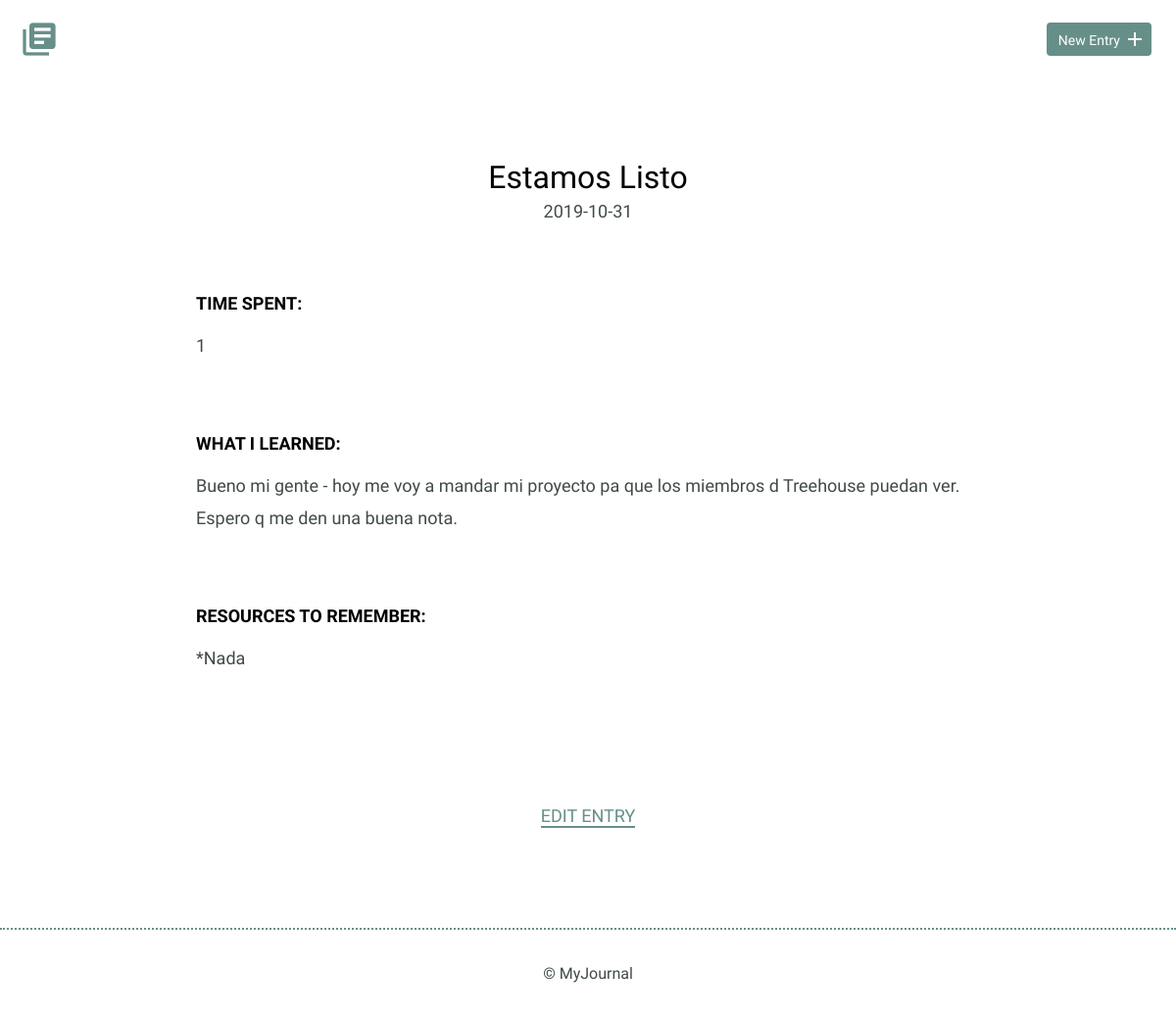
The app's page /detail.php?id=29 with its own data.
### tables this page shows
CREATE TABLE "entries" (
	`id`	INTEGER,
	`title`	TEXT,
	`date`	TEXT,
	`time_spent`	INTEGER,
	`learned`	BLOB,
	`resources`	BLOB,
	PRIMARY KEY(`id`)
);

### inc/functions.php (called while the page is built, shortened)
<?php
function get_entry($id){
    include 'connection.php';
$sql = 'SELECT id,title,date,time_spent,learned,resources FROM entries WHERE id = ?';
try{
    $results = $db->prepare($sql);
    $results->bindValue(1, $id, PDO::PARAM_INT);
    $results->execute();
} catch (Exception $e) {
    echo "Error!: " . $e->getMessage() . "<br />";
    return false;
  }
return $results->fetch();
}

### detail.php (the view)
<?php
require 'inc/functions.php';
include 'inc/header.php';
$id = filter_input(INPUT_GET, 'id', FILTER_SANITIZE_NUMBER_INT);
$selected=get_entry($id);
?>
<!DOCTYPE html>
<html>
        <section>
            <div class="container">
                <div class="entry-list single">
                    <article>
                        <h2><?php echo $selected['title']; ?></h2>
                        <time datetime="<?php echo $selected['date'];?>"><?php echo $selected['date'];?></time>
                        <div class="entry">
                            <h3>Time Spent: </h3>
                            <p><?php echo $selected['time_spent'];?></p>
                        </div>
                        <div class="entry">
                            <h3>What I Learned:</h3>
                            <p><?php echo $selected['learned']?></p>
                        </div>
                        <div class="entry">
                            <h3>Resources to Remember:</h3>
                            <p><?php echo $selected['resources'];?></p>
                        </div>
                    </article>
                </div>
            </div>
            <div class="edit">
                <p><a href="edit.php?id=<?php echo $id; ?>">Edit Entry</a></p>
        </div>
        </section>
      <?php include 'inc/footer.php'; ?>
</html>

### css/site.css (style rules this page uses)
body { font-size: 16px; color: #404a49; font-family: 'Cousine', serif; font-weight: 400; }
.container { margin: 0 auto; padding: 0 25px; }
h1, h2, h3 { margin: 0; font-weight: 400; line-height: 1em; color: #000; }
h2 { font-size: 32px; }
h3 { font-size: 18px; font-family: 'Work Sans', serif; font-weight: 600; text-transform: uppercase; }
p { line-height: 1.8em; font-size: 18px; }
p a { border-bottom: 2px solid #678f89; padding: 0; color: #678f89; text-decoration: none; }
.entry-list, .edit-entry, .new-entry { max-width: 800px; margin: 0 auto; padding: 70px 0 150px 0; }
.entry-list article { margin-bottom: 70px; text-align: center; }
.entry-list article:last-child { margin-bottom: 0; }
.entry-list article h2 { margin-bottom: 8px; }
.entry-list.single { padding-bottom: 70px; }
.entry-list.single time { font-size: 18px; }
.entry { max-width: 800px; margin: 75px auto 0 auto; text-align: left; }
.entry p { margin-bottom: 40px; }
.edit { padding-bottom: 80px; text-align: center; margin: 0 auto; }
.edit a { font-weight: 400; text-transform: uppercase; font-size: 18px; }

### records on screen
entries: title "Estamos Listo", date "2019-10-31", time_spent "1", learned "Bueno mi gente - hoy me voy a mandar mi proyecto pa que los miembros d Treehouse puedan ver. Espero q me den una buena nota.", resources "*Nada"
